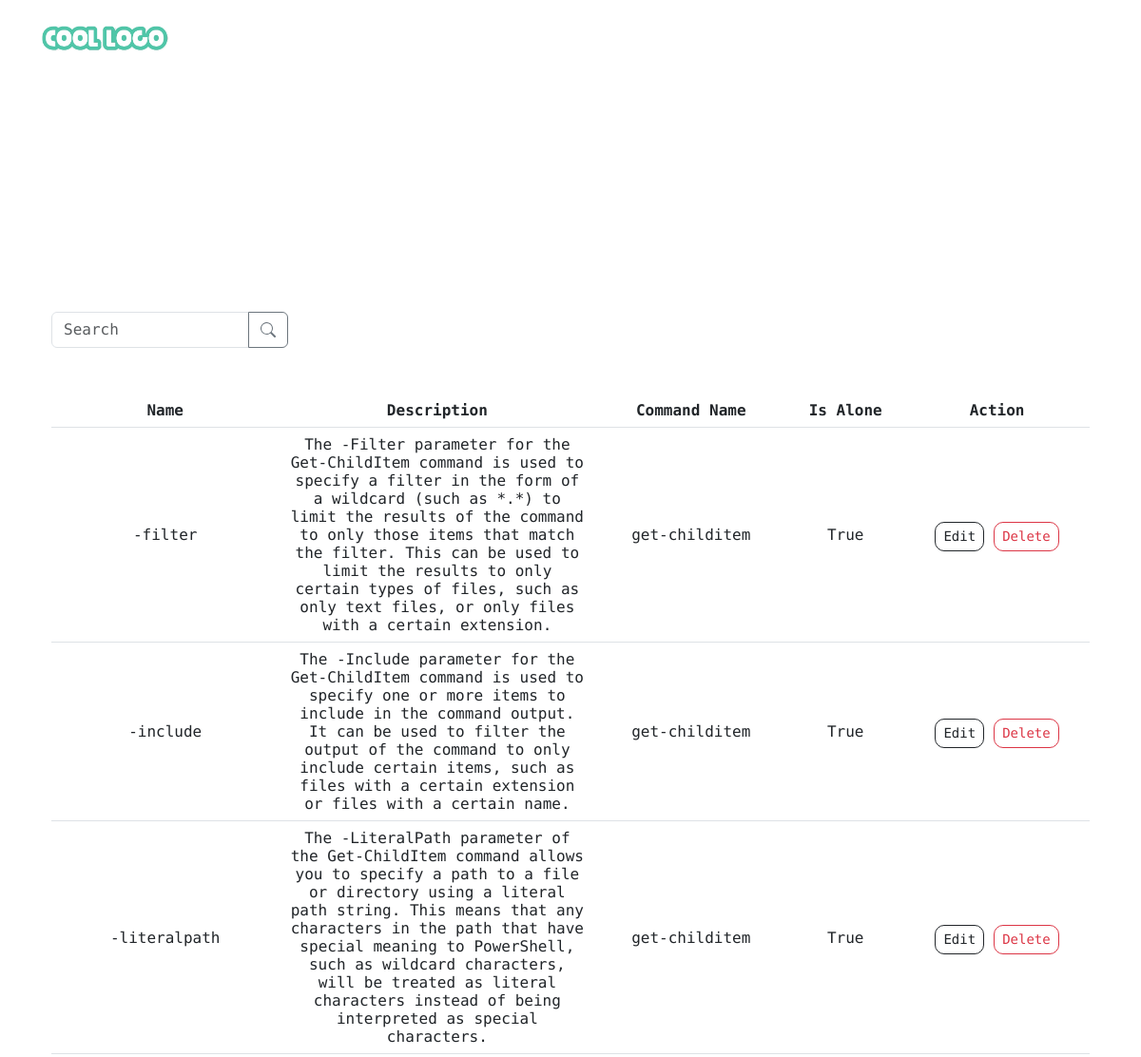
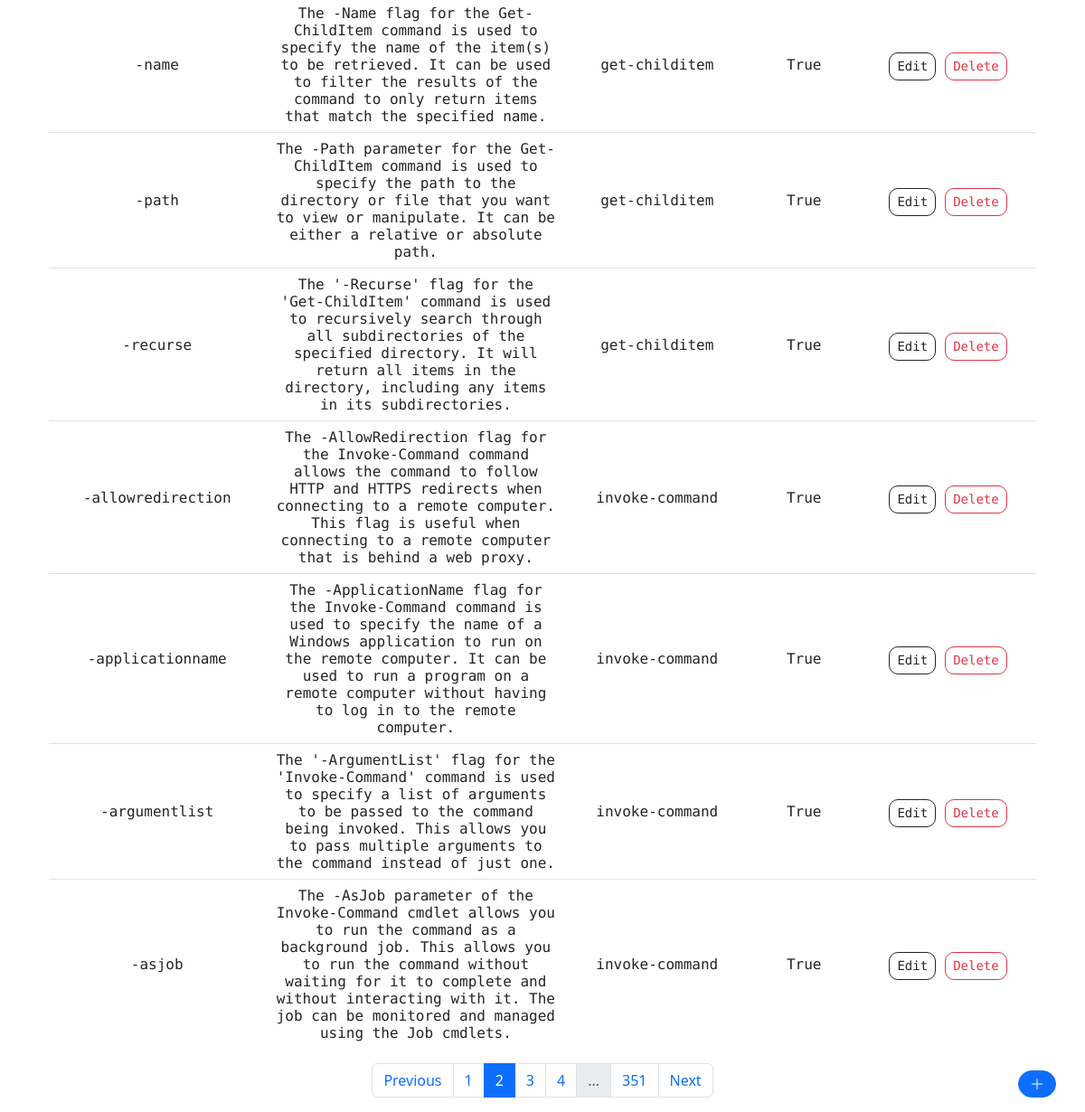
Screenshot of /dashboard/parameters?page=2 (signed in) with the database file from the repository (2 pictures, top to bottom).
### Website/models.py (models this page shows)
class Parameter(db.Model):
    id = db.Column(db.Integer, primary_key=True)
    name = db.Column(db.Integer, nullable=False)
    description = db.Column(db.String(5000), nullable=False)
    is_alone = db.Column(db.Boolean, nullable=False, default=True)
    command_id = db.Column(db.Integer, db.ForeignKey('command.id'))

class Command(db.Model):
    id = db.Column(db.Integer, primary_key=True)
    name = db.Column(db.Integer, nullable=False, unique=True)
    description = db.Column(db.String(5000))
    alias = db.Column(db.String)
    parameters = db.relationship('Parameter', backref='command', lazy=True) #vamos ter uma lista dos parametros associados a este comando

### Website/auth.py (the view, shortened to what this page needs)
@auth.route('/dashboard/parameters', methods=['GET', 'POST'])
@login_required
def parameters():
    deleteform = DeleteParameterForm()
    search_query = None
    search_query = request.args.get('search_query')
    if search_query:
        parameters = Parameter.query.filter(Parameter.name.like(f'%{search_query}%')).order_by(Parameter.id.asc())
    else:
        parameters = Parameter.query.order_by(Parameter.id.asc())
    page = request.args.get('page', 1, type=int) # get the page number from the URL query string
    per_page = 10 # set the number of items per page
    paginated_params = parameters.paginate(page=page, per_page=per_page, error_out=False)
    return render_template("parameters.html", parameters=paginated_params, deleteform=deleteform, search_query=search_query)

### Website/auth.py
class DeleteParameterForm(FlaskForm):
    parameter_id = HiddenField('Parameter ID', validators=[DataRequired()])
    submit_delete = SubmitField('Delete')

### Website/templates/parameters.html (shortened to what this page needs)
{% extends "base_template.html" %}
{% block content %}
<div class="position-fixed bottom-0 end-0 m-3 d-flex align-items-center">
    <a href="{{ url_for('auth.create_parameter') }}" class="btn btn-primary rounded-pill me-3"
        style="font-size: 0.9rem;">
        <svg xmlns="http://www.w3.org/2000/svg" width="16" height="16" fill="currentColor" class="bi bi-plus-lg"
            viewBox="0 0 16 16">
            <path fill-rule="evenodd"
                d="M8 2a.5.5 0 0 1 .5.5v5h5a.5.5 0 0 1 0 1h-5v5a.5.5 0 0 1-1 0v-5h-5a.5.5 0 0 1 0-1h5v-5A.5.5 0 0 1 8 2Z" />
        </svg>
    </a>
</div>
<div class="container-fluid">
    <h1 class="text-center">PARAMETERS TABLE</h1>
    <div class="row mt-3">
        <form class="col row justify-content-start" method="GET" action="{{ url_for('auth.parameters') }}">
            <div class="col-md-4 col-lg-3 mb-3">
                <div class="input-group">
                    <input class="form-control" type="search" placeholder="Search" aria-label="Search"
                        name="search_query">
                    <button class="btn btn-outline-secondary" type="submit" id="button-addon1"></button>
                </div>
            </div>
        </form>
    </div>
    <div class="row mt-3">
        <div class="col">
            <div class="table-responsive-lg text-center">
                <table class="table">
                    <thead>
                        <tr>
                            <th class="align-middle text-center" style="max-width: 250px;">Name</th>
                            <th class="align-middle text-center" style="max-width: 250px;">Description</th>
                            <th class="align-middle text-center" style="max-width: 250px;">Command Name</th>
                            <th class="align-middle text-center" style="max-width: 250px;">Is Alone</th>
                            <th class="align-middle text-center" style="max-width: 250px;">Action</th>
                        </tr>
                    </thead>
                    <tbody>
                        {% for parameter in parameters %}
                        <tr>
                            <td class="align-middle text-center text-truncate" style="max-width: 280px;">{{
                                parameter.name }}</td>
                            <td class="align-middle text-center" style="max-width: 250px;">{{ parameter.description }}
                            </td>
                            <td class="align-middle text-center" style="max-width: 200px;">{{ parameter.command.name }}
                            </td>
                            <td class="align-middle text-center" style="max-width: 200px;">{{ parameter.is_alone }}</td>
                            <td class="align-middle text-center">
                                <div class="d-flex align-items-center justify-content-center">
                                    <form class="d-inline-block" method="POST"
                                        action="{{ url_for('auth.edit_parameter') }}">
                                        <button type="submit" class="btn btn-sm btn-outline-dark"
                                            style="border-radius: 10px;">Edit</button>
                                    </form>
                                    <form class="d-inline" method="POST" style="margin-left: 10px;">
                                        {{ deleteform.submit_delete(class="btn btn-sm btn-outline-danger mr-2",
                                        style="border-radius: 10px;") }}
                                    </form>
                                </div>
                            </td>
                        </tr>
                        {% endfor %}
                    </tbody>
                </table>
            </div>
        </div>
    </div>
    <nav aria-label="Page navigation example">
        <ul class="pagination justify-content-center">
            {% if parameters.has_prev %}
            <li class="page-item">
                <a class="page-link"
                    href="{{ url_for('auth.parameters', page=parameters.prev_num, search_query=search_query) }}">Previous</a>
            </li>
            {% endif %}
            {% for page in parameters.iter_pages(left_edge=1, left_current=1, right_current=2, right_edge=1) %}
            {% if page %}
            {% if parameters.page == page %}
            <li class="page-item active"><a class="page-link" href="#">{{ page }}</a></li>
            {% else %}
            <li class="page-item"><a class="page-link"
                    href="{{ url_for('auth.parameters', page=page, search_query=search_query) }}">{{ page }}</a></li>
            {% endif %}
            {% else %}
            <li class="page-item disabled"><a class="page-link" href="#">...</a></li>
            {% endif %}
            {% endfor %}
            {% if parameters.has_next %}
            <li class="page-item">
                <a class="page-link"
                    href="{{ url_for('auth.parameters', page=parameters.next_num, search_query=search_query) }}">Next</a>
            </li>
            {% endif %}
        </ul>
    </nav>
</div>
{% endblock %}

### Website/static/style.css (style rules this page uses)
form { font-family: 'Fira Code', monospace; padding-top: 20; color: #101521; }

### Website/templates/parameters.html (style rules this page uses)
.table { color: rgb(0, 0, 0); background-color: #ffffffc2; border-radius: 5px; font-family: 'Fira Code', monospace; }
.table td { word-wrap: break-word; }
h1 { color: white; border-radius: 8px; font-family: 'Fira Code', monospace; margin-top: 100px; margin-bottom: 80px; }
.table tbody tr:last-child td { border-bottom: none; }

### rows the page displays
Parameter: name "-filter", description "The -Filter parameter for the Get-ChildItem command is used to specify a filter in the form of a wildcard (such as *.*) to limit the results of the command to only those items that match the filter. This can be used to limit the results to only certain types of files, such as only text files, or only files with a certain extension.", command.name "get-childitem", is_alone "True"
Parameter: name "-include", description "The -Include parameter for the Get-ChildItem command is used to specify one or more items to include in the command output. It can be used to filter the output of the command to only include certain items, such as files with a certain extension or files with a certain name.", command.name "get-childitem", is_alone "True"
Parameter: name "-literalpath", description "The -LiteralPath parameter of the Get-ChildItem command allows you to specify a path to a file or directory using a literal path string. This means that any characters in the path that have special meaning to PowerShell, such as wildcard characters, will be treated as literal characters instead of being interpreted as special characters.", command.name "get-childitem", is_alone "True"
Parameter: name "-name", description "The -Name flag for the Get-ChildItem command is used to specify the name of the item(s) to be retrieved. It can be used to filter the results of the command to only return items that match the specified name.", command.name "get-childitem", is_alone "True"
Parameter: name "-path", description "The -Path parameter for the Get-ChildItem command is used to specify the path to the directory or file that you want to view or manipulate. It can be either a relative or absolute path.", command.name "get-childitem", is_alone "True"
Parameter: name "-recurse", description "The '-Recurse' flag for the 'Get-ChildItem' command is used to recursively search through all subdirectories of the specified directory. It will return all items in the directory, including any items in its subdirectories.", command.name "get-childitem", is_alone "True"
Parameter: name "-allowredirection", description "The -AllowRedirection flag for the Invoke-Command command allows the command to follow HTTP and HTTPS redirects when connecting to a remote computer. This flag is useful when connecting to a remote computer that is behind a web proxy.", command.name "invoke-command", is_alone "True"
Parameter: name "-applicationname", description "The -ApplicationName flag for the Invoke-Command command is used to specify the name of a Windows application to run on the remote computer. It can be used to run a program on a remote computer without having to log in to the remote computer.", command.name "invoke-command", is_alone "True"
Parameter: name "-argumentlist", description "The '-ArgumentList' flag for the 'Invoke-Command' command is used to specify a list of arguments to be passed to the command being invoked. This allows you to pass multiple arguments to the command instead of just one.", command.name "invoke-command", is_alone "True"
Parameter: name "-asjob", description "The -AsJob parameter of the Invoke-Command cmdlet allows you to run the command as a background job. This allows you to run the command without waiting for it to complete and without interacting with it. The job can be monitored and managed using the Job cmdlets.", command.name "invoke-command", is_alone "True"

### other values shown
{{ page }} "1" "3" "4" "351"
{{ page }} "2"
